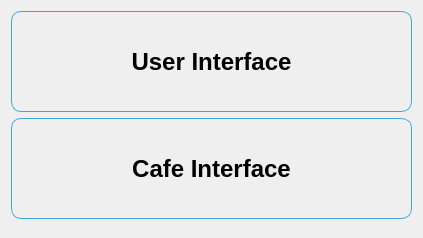
<?xml version="1.0" encoding="UTF-8"?>
<ui version="4.0">
 <class>InterfaceChooser</class>
 <widget class="QDialog" name="InterfaceChooser">
  <property name="geometry">
   <rect>
    <x>0</x>
    <y>0</y>
    <width>423</width>
    <height>238</height>
   </rect>
  </property>
  <property name="windowTitle">
   <string>Dialog</string>
  </property>
  <layout class="QVBoxLayout" name="verticalLayout">
   <item>
    <widget class="QPushButton" name="userInterfaceButton">
     <property name="minimumSize">
      <size>
       <width>401</width>
       <height>101</height>
      </size>
     </property>
     <property name="font">
      <font>
       <pointsize>18</pointsize>
       <bold>true</bold>
      </font>
     </property>
     <property name="styleSheet">
      <string notr="true">border:1px solid #3FA7D6 ; border-radius: 10px;</string>
     </property>
     <property name="text">
      <string>User Interface</string>
     </property>
    </widget>
   </item>
   <item>
    <widget class="QPushButton" name="cafeInterfaceButton">
     <property name="minimumSize">
      <size>
       <width>401</width>
       <height>101</height>
      </size>
     </property>
     <property name="font">
      <font>
       <pointsize>18</pointsize>
       <bold>true</bold>
      </font>
     </property>
     <property name="styleSheet">
      <string notr="true">border:1px solid #3FA7D6 ; border-radius: 10px;</string>
     </property>
     <property name="text">
      <string>Cafe Interface</string>
     </property>
    </widget>
   </item>
   <item>
    <spacer name="verticalSpacer">
     <property name="orientation">
      <enum>Qt::Orientation::Vertical</enum>
     </property>
     <property name="sizeHint" stdset="0">
      <size>
       <width>20</width>
       <height>1</height>
      </size>
     </property>
    </spacer>
   </item>
  </layout>
 </widget>
 <resources/>
 <connections/>
</ui>
